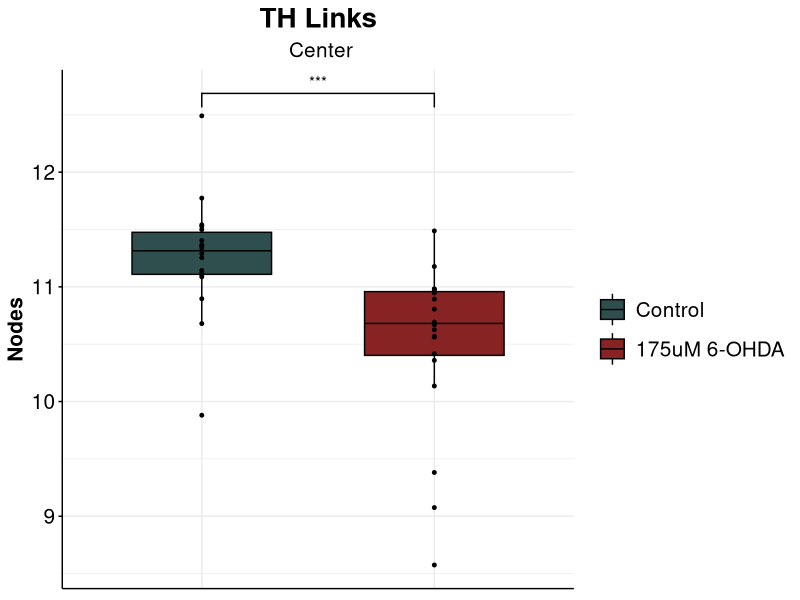

Write R code to recreate this figure.
## ---- chunk 1
knitr::opts_chunk$set(echo = TRUE)
## ---- chunk 2
library(tidyverse)
library(RColorBrewer)
library("gridExtra")
library(ggsignif)
theme_set(theme_minimal())
cat("\014")
## ---- chunk 3
data = as_tibble(read.csv("Data.csv"))
section1 = ""
section2 = "Center" # only center sections
## ---- chunk 4
# Sum data 
variable = "TUJ1"
feat = "Tuj1ByNuc"

data %>%
  gather(feature, value, 11:ncol(data), na.rm = TRUE) %>%
  group_by(Experiment, Cellline, Section, Condition, Replicate, feature)  %>%
  mutate(AV= log(mean(value))) %>% 
  filter(Condition==c("CTRL") | Condition==c("6OHDA"))%>%
  filter(Section %in% c(section1, section2)) %>%
  droplevels() %>%
  select(Experiment, Cellline, Section, Condition, Replicate, feature, AV) %>%
  unique() %>%
  filter(feature==feat)-> Datasub 
Datasub %>% 
  ggplot(aes(x=fct_relevel(Condition, "CTRL",  "6OHDA"), y=AV) ) +
  geom_boxplot(aes(fill=fct_relevel(Condition, "CTRL",  "6OHDA")), width=0.6, outlier.shape=NA, lwd=0.5, fatten =1, color="black")+
  scale_fill_manual(values=c("#2F4F4F", "#882323"),name = "Condition", labels = c("Control", "175uM 6-OHDA"))+
  geom_signif(comparisons = list(c("CTRL", "6OHDA")), test="wilcox.test",
             map_signif_level=TRUE) +
  geom_point(size=1) +
  
  ### Labels
  labs(x="", 
       y = print(paste0(variable, "+/Nuclei [log px ratio]")), 
       fill = "Condition", 
       title = print(variable),
       subtitle = print(paste0(section1," ",section2)))+
       
  ### Theme
  theme(
    axis.line = element_line(colour = 'black', size = 0.5) ,
    
    axis.title.x = element_blank(),
    axis.text.x = element_blank(),
    
    axis.title.y = element_text(size = 15, face="bold"),
    axis.text.y = element_text(size=15, color="black"),
    axis.ticks.y = element_line(),
    
    legend.position="right",
    legend.text = element_text(size = 15) ,
    legend.title = element_blank(),
    legend.key.size = unit(1, "cm"),
    legend.key.width = unit(0.8,"cm"),
  
    plot.title = element_text(size = 20, hjust=0.5,face = "bold"),
    plot.subtitle = element_text(size = 15, hjust=0.5)
    )-> p
#ggsave(paste0(variable, "_", section1,"_", section2, "_Boxplot.pdf"), height =5, width =6, useDingbats = FALSE)

# Statistics
wilcox.test(AV ~ Condition, data = Datasub)


## ---- chunk 5
# Sum data 
variable = "MAP2"
feat = "MAP2ByNuc"

data %>%
  gather(feature, value, 11:ncol(data), na.rm = TRUE) %>%
  group_by(Experiment, Cellline, Section, Condition, Replicate, feature)  %>%
  mutate(AV= log(mean(value))) %>% 
  filter(Condition==c("CTRL") | Condition==c("6OHDA"))%>%
  filter(Section %in% c(section1, section2)) %>%
  droplevels() %>%
  select(Experiment, Cellline, Section, Condition, Replicate, feature, AV) %>%
  unique() %>%
  filter(feature==feat) -> Datasub  
Datasub %>% 
  ggplot(aes(x=fct_relevel(Condition, "CTRL",  "6OHDA"), y=AV) ) +
  geom_boxplot(aes(fill=fct_relevel(Condition, "CTRL",  "6OHDA")), width=0.6, outlier.shape=NA, lwd=0.5, fatten =1, color="black")+
  scale_fill_manual(values=c("#2F4F4F", "#882323"),name = "Condition", labels = c("Control", "175uM 6-OHDA"))+
  geom_signif(comparisons = list(c("CTRL", "6OHDA")), test="wilcox.test", map_signif_level=TRUE) +
  geom_point(size=1) +
  scale_y_continuous(limits = c(-1, 2.5)) + 
  
  ### Labels
  labs(x="", 
       y = print(paste0(variable, "+/Nuclei [log px ratio]")), 
       fill = "Condition", 
       title = print(variable),
       subtitle = print(paste0(section1," ",section2)))+
       
  ### Theme
  theme(
    axis.line = element_line(colour = 'black', size = 0.5) ,
    
    axis.title.x = element_blank(),
    axis.text.x = element_blank(),
    
    axis.title.y = element_text(size = 15, face="bold"),
    axis.text.y = element_text(size=15, color="black"),
    axis.ticks.y = element_line(),
    
    legend.position="right",
    legend.text = element_text(size = 15) ,
    legend.title = element_blank(),
    legend.key.size = unit(1, "cm"),
    legend.key.width = unit(0.8,"cm"),
  
    plot.title = element_text(size = 20, hjust=0.5,face = "bold"),
    plot.subtitle = element_text(size = 15, hjust=0.5)
    )-> p
#ggsave(paste0(variable, "_", section1,"_", section2, "_Boxplot.pdf"), height =5, width =6, useDingbats = FALSE)

# Statistics
wilcox.test(AV ~ Condition, data = Datasub)
## ---- chunk 6
# Sum data 
variable = "% TH"
feat = "THPercent"

data %>%
  gather(feature, value, 11:ncol(data), na.rm = TRUE)  %>%
  group_by(Experiment, Cellline, Section, Condition, Replicate, feature)  %>%
  mutate(AV= mean(value))%>% 
  filter(Condition==c("CTRL") | Condition==c("6OHDA"))%>%
  filter(Section %in% c(section1, section2)) %>%
  droplevels() %>%
  select(Experiment, Cellline, Section, Condition, Replicate, feature, AV) %>%
  unique() %>%
  filter(feature==feat) -> Datasub  
Datasub %>% 
  ggplot(aes(x=fct_relevel(Condition, "CTRL",  "6OHDA"), y=AV) ) +
  geom_boxplot(aes(fill=fct_relevel(Condition, "CTRL",  "6OHDA")), width=0.6, outlier.shape=NA, lwd=0.5, fatten =1, color="black")+
  scale_fill_manual(values=c("#2F4F4F", "#882323"),name = "Condition", labels = c("Control", "175uM 6-OHDA"))+
  geom_signif(comparisons = list(c("CTRL", "6OHDA")), test="wilcox.test", 
             map_signif_level=TRUE) +
  geom_point(size=1) +
  
  #scale_y_continuous(limits = c(0, 100)) + 
  
  ### Labels
  labs(x="", 
       y = print(paste0("TH+/Perinuclear Mask [%]")), 
       fill = "Condition", 
       title = print(variable),
       subtitle = print(paste0(section1," ",section2)))+
       
  ### Theme
  theme(
    axis.line = element_line(colour = 'black', size = 0.5) ,
    
    axis.title.x = element_blank(),
    axis.text.x = element_blank(),
    
    axis.title.y = element_text(size = 15, face="bold"),
    axis.text.y = element_text(size=15, color="black"),
    axis.ticks.y = element_line(),
    
    legend.position="right",
    legend.text = element_text(size = 15) ,
    legend.title = element_blank(),
    legend.key.size = unit(1, "cm"),
    legend.key.width = unit(0.8,"cm"),
  
    plot.title = element_text(size = 20, hjust=0.5,face = "bold"),
    plot.subtitle = element_text(size = 15, hjust=0.5)
    )-> p

#ggsave(paste0("PercentTH", "_", section1,"_", section2, "_Boxplot.pdf"), height =5, width =6, useDingbats = FALSE)
# Statistics
wilcox.test(AV ~ Condition, data = Datasub)
## ---- chunk 7
# Sum data 
variable = "TH Fragmentation"
feat = "THFragmentation"

data %>%
  gather(feature, value, 11:ncol(data), na.rm = TRUE)  %>%
  group_by(Experiment, Cellline, Section, Condition, Replicate, feature)  %>%
  mutate(AV= log(mean(value))) %>% 
  filter(Condition==c("CTRL") | Condition==c("6OHDA"))%>%
  filter(Section %in% c(section1, section2)) %>%
  droplevels() %>%
  select(Experiment, Cellline, Section, Condition, Replicate, feature, AV) %>%
  unique() %>%
  filter(feature==feat) -> Datasub  
Datasub %>% 
  ggplot(aes(x=fct_relevel(Condition, "CTRL",  "6OHDA"), y=AV) ) +
  geom_boxplot(aes(fill=fct_relevel(Condition, "CTRL",  "6OHDA")), width=0.6, outlier.shape=NA, lwd=0.5, fatten =1, color="black")+
  scale_fill_manual(values=c("#2F4F4F", "#882323"),name = "Condition", labels = c("Control", "175uM 6-OHDA"))+
  geom_signif(comparisons = list(c("CTRL", "6OHDA")), test="wilcox.test",
             map_signif_level=TRUE) +
  geom_point(size=1) +
  scale_y_continuous(limits = c(-4, 0.5)) + 
  
  ### Labels
  labs(x="", 
       y = print(paste0("TH+/TUJ1+/Nuclei [log px ratio]")), 
       fill = "Condition", 
       title = print(variable),
       subtitle = print(paste0(section1," ",section2)))+
       
  ### Theme
  theme(
    axis.line = element_line(colour = 'black', size = 0.5) ,
    
    axis.title.x = element_blank(),
    axis.text.x = element_blank(),
    
    axis.title.y = element_text(size = 15, face="bold"),
    axis.text.y = element_text(size=15, color="black"),
    axis.ticks.y = element_line(),
    
    legend.position="right",
    legend.text = element_text(size = 15) ,
    legend.title = element_blank(),
    legend.key.size = unit(1, "cm"),
    legend.key.width = unit(0.8,"cm"),
  
    plot.title = element_text(size = 20, hjust=0.5,face = "bold"),
    plot.subtitle = element_text(size = 15, hjust=0.5)
    )-> p
#ggsave(paste0(variable, "_", section1,"_", section2, "_Boxplot.pdf"), height =5, width =6, useDingbats = FALSE)
# Statistics 
wilcox.test(AV ~ Condition, data = Datasub)
## ---- chunk 8
# Sum data 
variable = "TH Nodes"
feat = "Nodes"

data %>%
  gather(feature, value, 11:ncol(data), na.rm = TRUE)  %>%
  group_by(Experiment, Cellline, Section, Condition, Replicate, feature)  %>%
  mutate(AV= log(mean(value)))%>% 
  filter(Condition==c("CTRL") | Condition==c("6OHDA"))%>%
  filter(Section %in% c(section1, section2)) %>%
  droplevels() %>%
  select(Experiment, Cellline, Section, Condition, Replicate, feature, AV) %>%
  unique() %>%
  filter(feature==feat) -> Datasub  
Datasub %>% 
  ggplot(aes(x=fct_relevel(Condition, "CTRL",  "6OHDA"), y=AV) ) +
  geom_boxplot(aes(fill=fct_relevel(Condition, "CTRL",  "6OHDA")), width=0.6, outlier.shape=NA, lwd=0.5, fatten =1, color="black")+
  scale_fill_manual(values=c("#2F4F4F", "#882323"),name = "Condition", labels = c("Control", "175uM 6-OHDA"))+
  geom_signif(comparisons = list(c("CTRL", "6OHDA")), test="wilcox.test",
             map_signif_level=TRUE) +
  geom_point(size=1) +
   #scale_y_continuous(limits = c(7.5, 12.25)) +
  
  ### Labels
  labs(x="", 
       y = print(paste0("Nodes")), 
       fill = "Condition", 
       title = print(variable),
       subtitle = print(paste0(section1," ",section2)))+
       
  ### Theme
  theme(
    axis.line = element_line(colour = 'black', size = 0.5) ,
    
    axis.title.x = element_blank(),
    axis.text.x = element_blank(),
    
    axis.title.y = element_text(size = 15, face="bold"),
    axis.text.y = element_text(size=15, color="black"),
    axis.ticks.y = element_line(),
    
    legend.position="right",
    legend.text = element_text(size = 15) ,
    legend.title = element_blank(),
    legend.key.size = unit(1, "cm"),
    legend.key.width = unit(0.8,"cm"),
  
    plot.title = element_text(size = 20, hjust=0.5,face = "bold"),
    plot.subtitle = element_text(size = 15, hjust=0.5)
    )-> p

#ggsave(paste0(variable, "_", section1,"_", section2, "_Boxplot.pdf"), height =5, width =6, useDingbats = FALSE)

# Statistics
wilcox.test(AV ~ Condition, data = Datasub)
## ---- chunk 9
# Sum data 
variable = "TH Links"
feat = "Links"

data %>%
  gather(feature, value, 11:ncol(data), na.rm = TRUE)  %>%
  group_by(Experiment, Cellline, Section, Condition, Replicate, feature)  %>%
  mutate(AV= log(mean(value)))%>% 
  filter(Condition==c("CTRL") | Condition==c("6OHDA"))%>%
  filter(Section %in% c(section1, section2)) %>%
  droplevels() %>%
  select(Experiment, Cellline, Section, Condition, Replicate, feature, AV) %>%
  unique() %>%
  filter(feature==feat) -> Datasub  
Datasub %>% 
  ggplot(aes(x=fct_relevel(Condition, "CTRL",  "6OHDA"), y=AV) ) +
  geom_boxplot(aes(fill=fct_relevel(Condition, "CTRL",  "6OHDA")), width=0.6, outlier.shape=NA, lwd=0.5, fatten =1, color="black")+
  scale_fill_manual(values=c("#2F4F4F", "#882323"),name = "Condition", labels = c("Control", "175uM 6-OHDA"))+
  geom_signif(comparisons = list(c("CTRL", "6OHDA")), test="wilcox.test",
             map_signif_level=TRUE) +
  geom_point(size=1) +
   #scale_y_continuous(limits = c(7.5, 12.25)) +
  
  ### Labels
  labs(x="", 
       y = print(paste0("Nodes")), 
       fill = "Condition", 
       title = print(variable),
       subtitle = print(paste0(section1," ",section2)))+
       
  ### Theme
  theme(
    axis.line = element_line(colour = 'black', size = 0.5) ,
    
    axis.title.x = element_blank(),
    axis.text.x = element_blank(),
    
    axis.title.y = element_text(size = 15, face="bold"),
    axis.text.y = element_text(size=15, color="black"),
    axis.ticks.y = element_line(),
    
    legend.position="right",
    legend.text = element_text(size = 15) ,
    legend.title = element_blank(),
    legend.key.size = unit(1, "cm"),
    legend.key.width = unit(0.8,"cm"),
  
    plot.title = element_text(size = 20, hjust=0.5,face = "bold"),
    plot.subtitle = element_text(size = 15, hjust=0.5)
    )-> p

#ggsave(paste0(variable, "_", section1,"_", section2, "_Boxplot.pdf"), height =5, width =6, useDingbats = FALSE)
#Statistics
wilcox.test(AV ~ Condition, data = Datasub)
